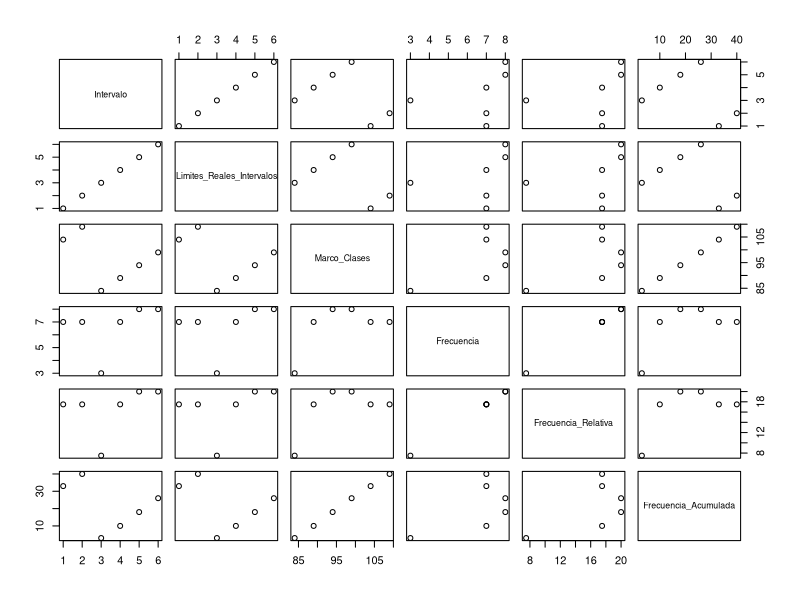

This figure's R source:


#one-way table


#ayuda a que los resultados sean reproducibles a pesar que el código implique escribir variables que toman
#valores aleatorios
#set.seed(0)


#marco de datos dataframe
#variables de un conjunto de datos como columnas

#8 2,5,6,7,7,9,9 = 82,85,86,87,87,89,89
#9 0,


#40 compañías, 40 casos

#Rango R = Valor Mayor - Valor Menor

#Unidad U=1
#Amplitud del intervalo
#Amplitud = Intervalo + Unidad
#Amplitud = 5

#Numero de intervalos N=6

#Intervalo = Rango / N
#I = 29/6 = 4.83333
#N = Numero de intervalos


#funcion c base, c(objetos a ser concatenados)
datos <- c(82,85,86,87,87,89,89,
                90,91,91,92,93,94,95,95,95,95,95,97,98,99,99,
                100,100,101,101,103,103,103,104,105,105,106,107,107,107,109,
                110,110,111)

valor_min <- min(datos)
valor_max <- max(datos)

#breaks son los límites Inferiores y límites superiores
limites<-seq(from = valor_min, to = valor_max, length.out = 7)
#seq(de,hasta,puntos)

marcos_clases <- round((head(limites,-1) + tail(limites,-1)) / 2,0)



tabla_frecuencia <- table(cut(datos, breaks=limites, include.lowest = TRUE))
#función cut, convertir marco_datos (lista numérica) a factor

frecuencia_acumulada <- cumsum(tabla_frecuencia)
limites_redondeados <- round(limites,0)

intervalos <- paste(limites_redondeados[-length(limites_redondeados)], "-", limites_redondeados[-1])

#proporcion de la tabla
frecuencia_relativa <- prop.table(tabla_frecuencia) * 100

#juntar en un solo marco de datos

#problema de la confusión entre marca de clase e intervalo inicial

resultado_marco_datos <- data.frame(Intervalo = intervalos,
                                    Limites_Reales_Intervalos = paste0("[", limites_redondeados[-length(limites_redondeados)],",",limites_redondeados[-1],"]"),
                                    Marco_Clases= marcos_clases,
                                    Frecuencia= as.vector(tabla_frecuencia),
                                    Frecuencia_Relativa= round(as.vector(frecuencia_relativa),2),
                                    Frecuencia_Acumulada= frecuencia_acumulada
                                    
)

#marco de clase para cada intervalo, calculado como el promedio del limite inferior y superior
# de cada intervalo


resultado_marco_datos
plot(resultado_marco_datos)